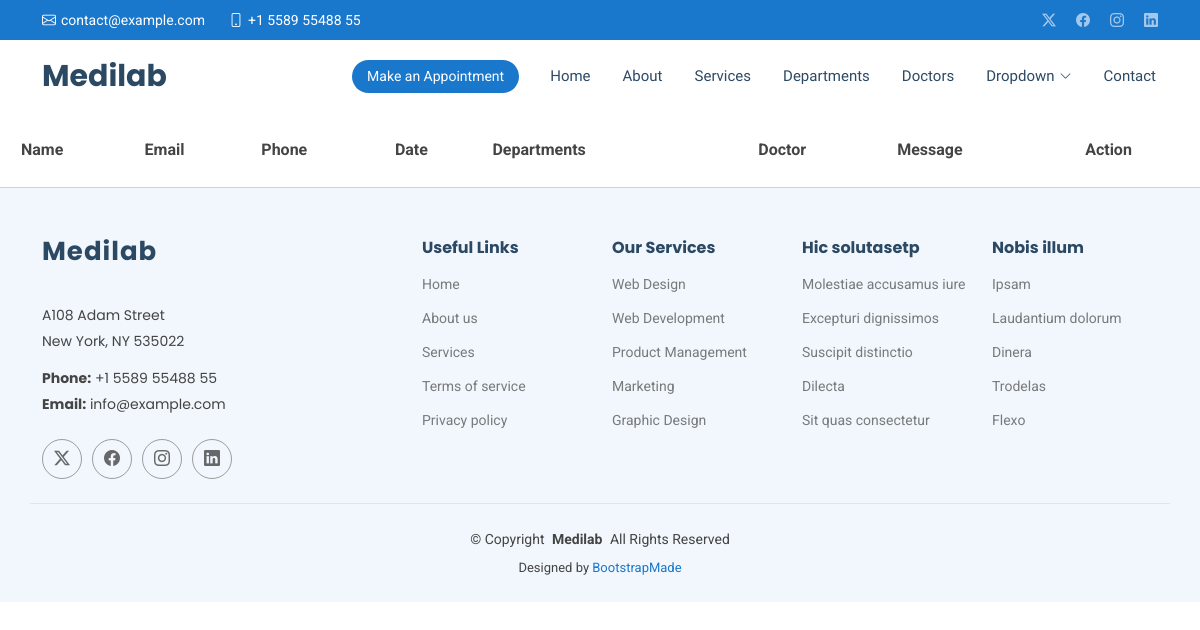
The app's page /shows/, older data.
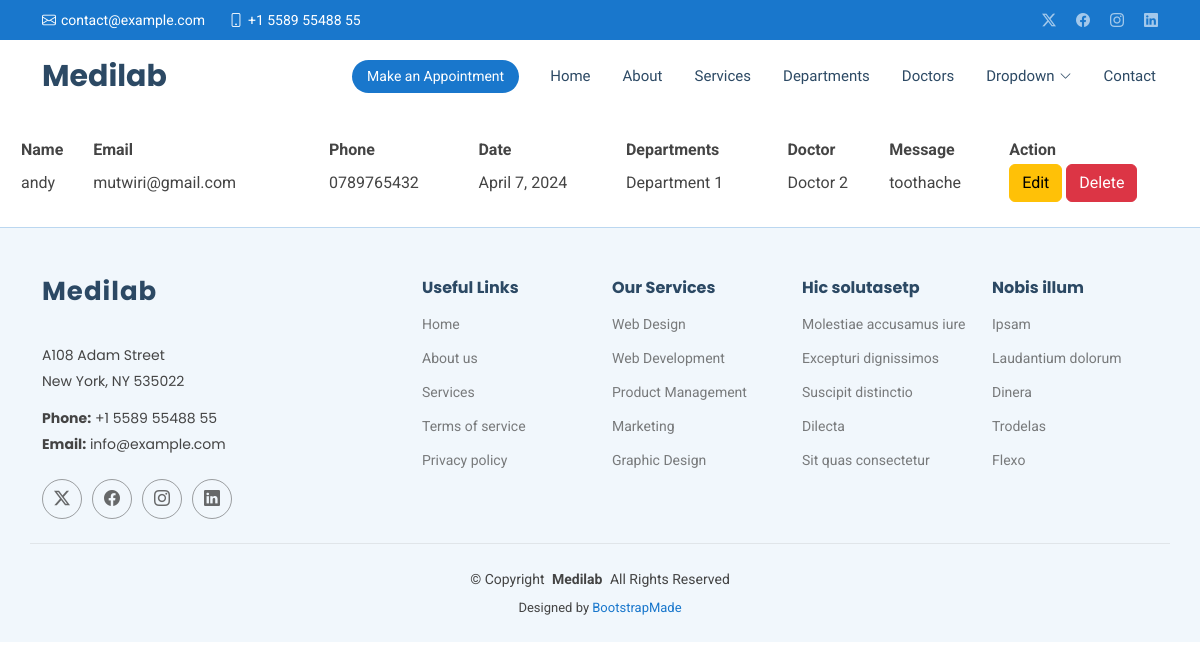
The same page, newer data.
### medilabapp/models.py (models this page shows, shortened)
class Registration(models.Model):
    name = models.CharField(max_length=200)
    email = models.EmailField()
    phone = models.CharField(max_length=10)
    date = models.DateField()
    department = models.CharField(max_length=200)
    doctor = models.CharField(max_length=200)
    message = models.TextField()

### medilabapp/views.py (the view)
# urls.py: path('shows/', views.show, name='shows'),
def show(request):
    data = Registration.objects.all()
    return render(request, 'show.html', {'appointments': data})

### templates/show.html
{% extends 'starter-page.html' %}
{% load static %}
{%  block body %}
    <br>
    <table class="table>" style="width:100%;margin-left: 20px">
    <tr>
        <th>Name</th>
        <th>Email</th>
        <th>Phone</th>
        <th>Date</th>
        <th>Departments</th>
        <th>Doctor</th>
        <th>Message</th>
        <th>Action</th>
    </tr>
{% for y in appointments %}
   <tr>
       <td>{{ y.name }}</td>
       <td>{{ y.email }}</td>
       <td>{{ y.phone }}</td>
       <td>{{ y.date }}</td>
       <td>{{ y.department }}</td>
       <td>{{ y.doctor }}</td>
       <td>{{ y.message }}</td>
       <td>
           <a href="/edit/{{ y.id }}" class="btn btn-warning">Edit</a>
           <a href="/deletes/{{ y.id }}" class="btn btn-danger">Delete</a>
       </td>
   </tr>
{% endfor %}
    </table>
    <br>
{% endblock %}

Row changes from the older to the newer data that the page shows:
added Registration: name "andy", email "mutwiri@gmail.com", phone "0789765432", date "April 7, 2024", department "Department 1", doctor "Doctor 2", message "toothache"
